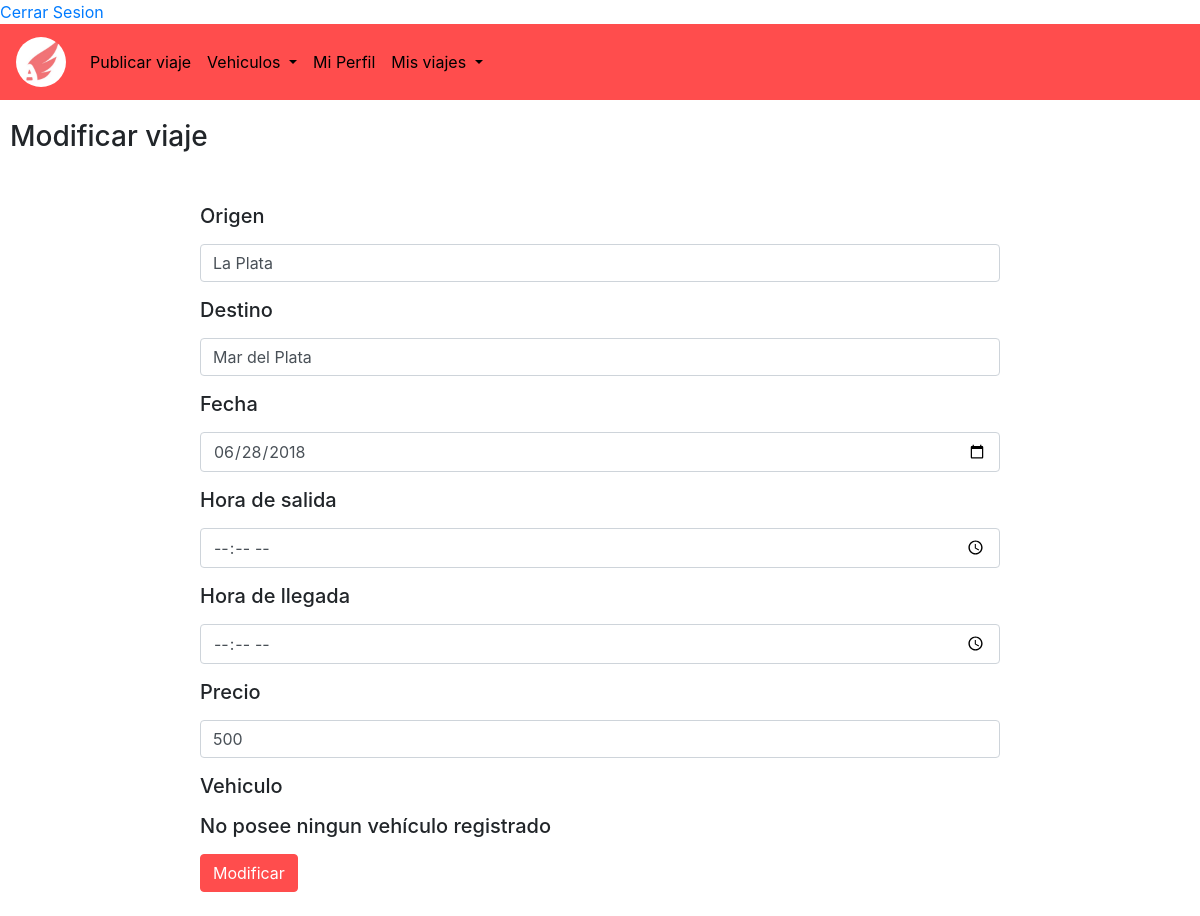
Page /ModVia.php?idviajeget=8 on the committed database.
### tables this page shows
CREATE TABLE `viajes` (
  `id_viaje` int(11) NOT NULL,
  `auto_id` varchar(100) NOT NULL,
  `hora` time(6) NOT NULL,
  `horaLlegada` time(6) NOT NULL,
  `precio` int(100) NOT NULL,
  `destino` text NOT NULL,
  `origen` text NOT NULL,
  `fecha` date NOT NULL,
  `borrado` tinyint(1) NOT NULL
);

### ModVia.php (the view, shortened to what this page needs)
<!DOCTYPE html>
<html>
	<head>
		<link rel="stylesheet" href="css/bootstrap.min.css">
		<link rel="stylesheet" href="estilos3.css">
	</head>
	<body>
     <?php
         include ("class_funciones.php");
		?>
	  <header>
			<nav class="navbar navbar-expand-lg navbar-light bg-light">
				<a class="navbar-brand" href="PagPrin.php"><img class="avatar" src="logo.jpg"></a>
				<div class="collapse navbar-collapse" id="navbarSupportedContent">
					<ul class="navbar-nav mr-auto">
						<li class="nav-item active">
							<a class="nav-link" href="publicarViaje.php">Publicar viaje <span class="sr-only">(current)</span></a>
						</li>
						<li class="nav-item dropdown">
							<a class="nav-link dropdown-toggle" href="#" id="navbarDropdown" role="button" data-toggle="dropdown" aria-haspopup="true" aria-expanded="false">
								Vehiculos
							</a>
						</li>
						<li class="nav-item active">
							<a class="nav-link" href="miperfil.php">Mi Perfil <span class="sr-only">(current)</span></a>
						</li>
                         <li class="nav-item dropdown">
							<a class="nav-link dropdown-toggle" href="#" id="navbarDropdown" role="button" data-toggle="dropdown" aria-haspopup="true" aria-expanded="false">
								Mis viajes
							</a>
						</li>
					</ul>
				</div>
			</nav>
		</header>
		<?php
          include("conexion.php");
          if(isset($_GET['idviajeget'])){
                            $viaje=$_GET['idviajeget'];
                    }
                    else{
                            if(isset($_POST['id'])){
                                $viaje=$_POST['id'];
                            }
                    }
          $consulta = "SELECT * FROM viajes WHERE id_viaje = '$viaje' ";
          $consulta2 = "SELECT * FROM viajes WHERE id_viaje = '$viaje' ";
          if($resultadoConsulta=mysqli_query($conexion,$consulta)){
            if($resultadoConsulta2=mysqli_query($conexion,$consulta2)){
             $registro=mysqli_fetch_array($resultadoConsulta2);
            }
          }
         ?>     <h3 class="LabelRegVeh">Modificar viaje</h3>
		<form class="regV" action="ModViaAct.php" method="post" enctype="multipart/form-data" >
			<div class="form-group">
				<label for="texto1"><h5>Origen</h5></label>
				<input type="text" class="form-control" id="texto1" name="origen" placeholder="Ingresá el origen" value="<?php echo $registro['origen'] ?>">
                        </div>
			<div class="form-group">
				<label for="texto2"><h5>Destino</h5></label>
				<input type="text" class="form-control" id="texto2"  name="destino" placeholder="Ingresá el destino" value="<?php echo $registro['destino'] ?>">
			</div>
			<div class="form-group">
				<label for="texto3" ><h5>Fecha</h5></label>
				<input type="date" class="form-control" id="texto3" name="fecha" placeholder="Ingresá la fecha en la que viajas" value="<?php echo $registro['fecha'] ?>">
			</div>
				<div class="form-group">
				<label for="texto4" ><h5>Hora de salida</h5></label>
				<input type="time" class="form-control" id="texto4" name="hora" placeholder="Ingresá la fecha en la que viajas" value="<?php echo $registro['hora'] ?>">
			</div>
				<div class="form-group">
				<label for="texto5" ><h5>Hora de llegada</h5></label>
				<input type="time" class="form-control" id="texto5" name="hora2" placeholder="Ingresá la fecha en la que viajas" value="<?php echo $registro['horaLlegada'] ?>">
			</div>
			<div class="form-group">
				<label for="texto6"><h5>Precio</h5></label>
				<input type="text" class="form-control" id="texto6" name="precio" placeholder="Ingresá el precio" value="<?php echo $registro['precio'] ?>">
			</div>
			<div class="form-group">
				<label for="texto7" ><h5>Vehiculo</h5></label>
                                <br>
				<?php
                                    $aut_mail=$_SESSION['email'];
                                    $consulta2="SELECT * FROM  vehiculos WHERE Email_id='$aut_mail'AND borrado='0' ";
                                    $consulta8="SELECT * FROM  vehiculos WHERE Email_id='$aut_mail'AND borrado='0' ";
                                    if($resultadoConsulta2=mysqli_query($conexion,$consulta2)){
                                      $resultadoConsulta8=mysqli_query($conexion,$consulta8);
                                      if($registro8=mysqli_fetch_row($resultadoConsulta8) >'1'){
                                        echo "<select id='texto7' name='vehiculo'>";
                                        while($registro2=mysqli_fetch_array($resultadoConsulta2)){
                                          echo "<option value=".$registro2['id'].">".$registro2['Patente']."</option>";
                                        }
                                        echo "</select>&nbsp&nbsp";
                                      }
                                      else
                                        echo "<h5>No posee ningun vehículo registrado</h5>";
                                    }
                                ?>
			</div>
			<button type="submit"  value="submit" class="btn btn-primary">Modificar </button>
		</form>
		<br>
	</body>
</html>

### estilos3.css (style rules this page uses)
.navbar { background-color:#ff4d4d !IMPORTANT ; }
.nav-link { color: black !IMPORTANT; }
.btn { background-color:#ff4d4d; border-color: #ff4d4d; }
.avatar { vertical-align: middle; width: 50px; height: 50px; border-radius: 50%; cursor: pointer; }
.regV { margin-top: 50px; margin-left: 200px; margin-right: 200px; }
.LabelRegVeh { margin-top:20px; margin-left: 10px; }

### rows in the picture
viajes: origen "La Plata", destino "Mar del Plata", fecha "06/28/2018", precio "500"
